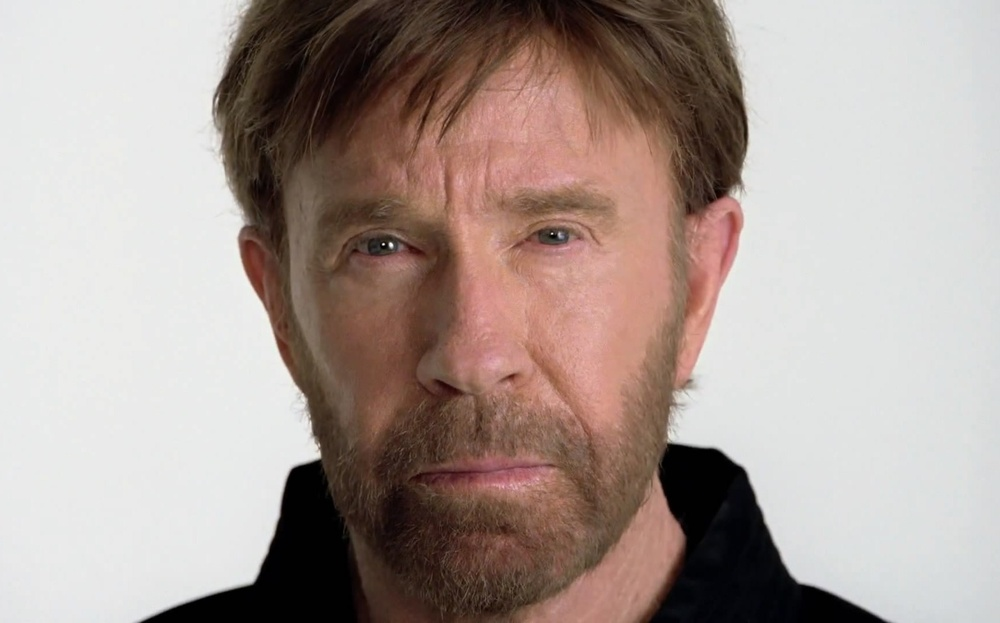
%> input picture GiST/Lab_Vaje/Vaja1/chuck.jpg, 1000 x 623 px, shrunk from 1734 x 1080 before the run
$ octave --eval "show_log_mag_spectrum(imread('chuck.jpg'));"   (GNU Octave 9; MATLAB toolbox functions it lacks are replaced by stand-ins)
%> lines starting %> are read from the running program, lines starting %| are printed output that depends on the picture
% Funkcija prikaze logaritem amplitudnega spektra slike X. ?e je X barvna
% slika, prikaze spekter sive slike X1 = mean(X,3);
%
% Avtor: Vitomir 둻ruc
% Datum: 12.4.2012
% Copyright (c) 2012 FE UL

function show_log_mag_spectrum(X)

[a,b,c] = size(X);
%> a = 623; b = 1000; c = 3

if c==1
    %to je siva slika
elseif c==3
    %to je barvna slika - pretvorimo v sivo
    X=mean(X,3);
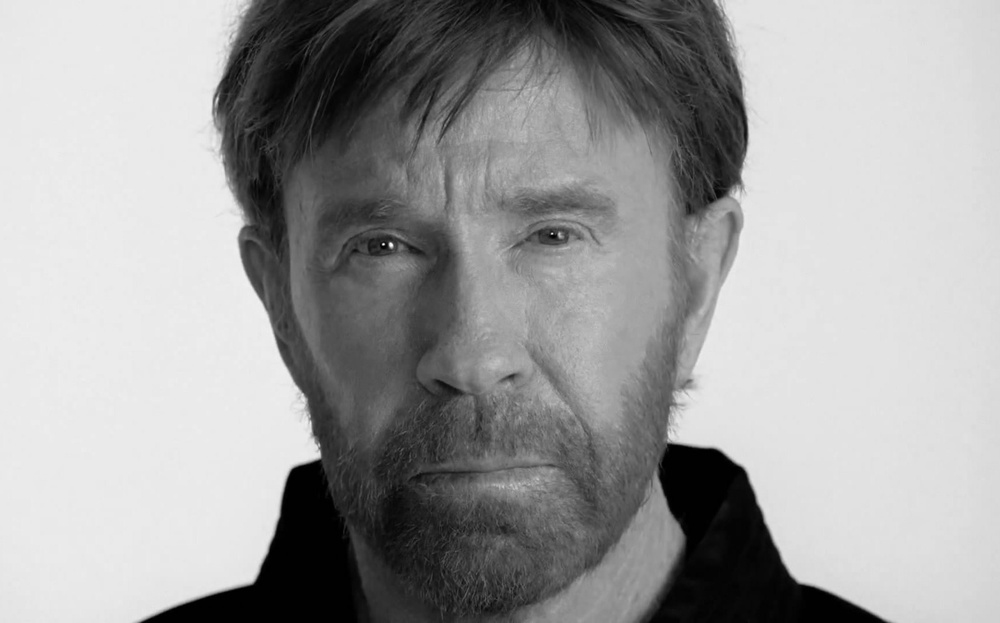
%> X: size 623x1000 double; min 0, max 252, mean 158
else
    error('show_log_mag_spectrum:wrgInput','Vhod ni ne barvna, ne siva slika');
end

% figure,
imshow(log(abs(fftshift(fft2(X)))),[])
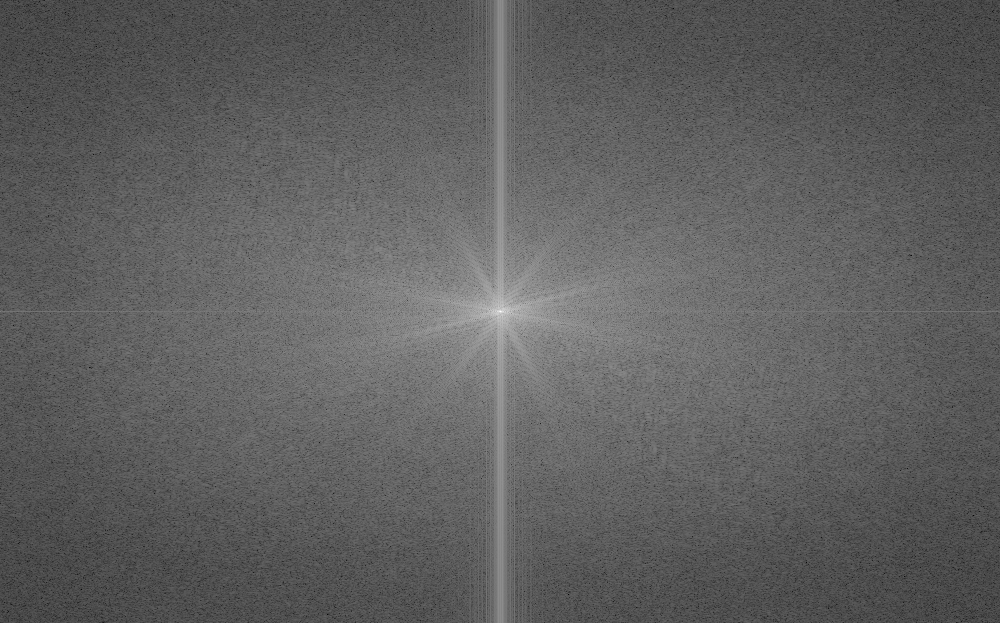
%> displayed picture: size 623x1000, on the screen's scale of 0 to 255; min 0, max 255, mean 95.3
title('Logaritem amplitudnega spektra slike')

$ run again, on GiST/Lab_Vaje/Vaja1/donny.jpeg
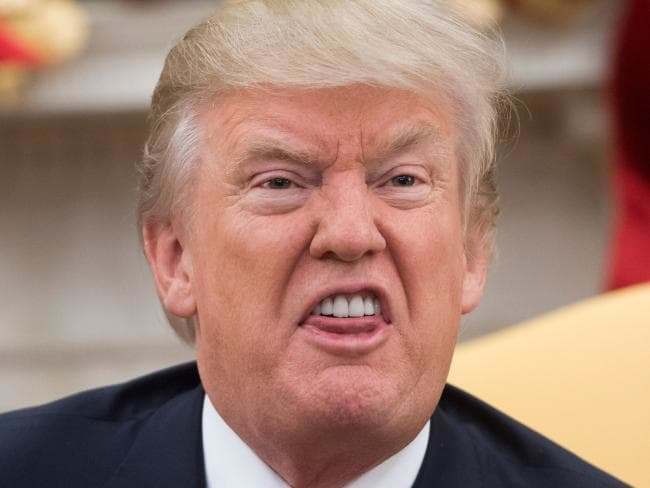
%> input picture GiST/Lab_Vaje/Vaja1/donny.jpeg, 650 x 488 px
%> in show_log_mag_spectrum, `X=mean(X,3);`:
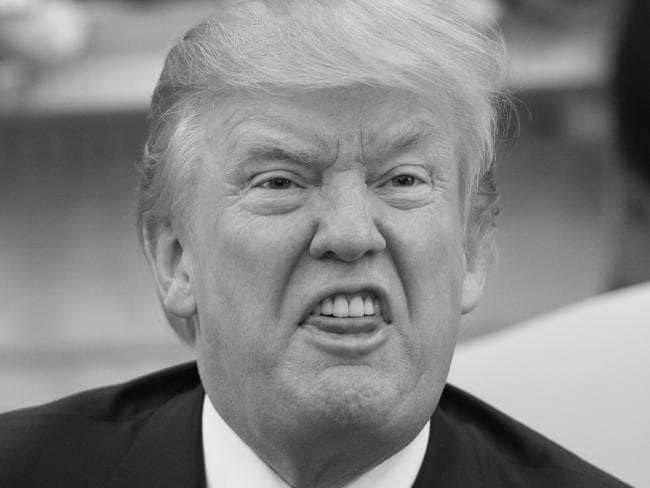
%> X: size 488x650 double; min 1.33, max 246, mean 133
%> in show_log_mag_spectrum, `imshow(log(abs(fftshift(fft2(X)))),[])`:
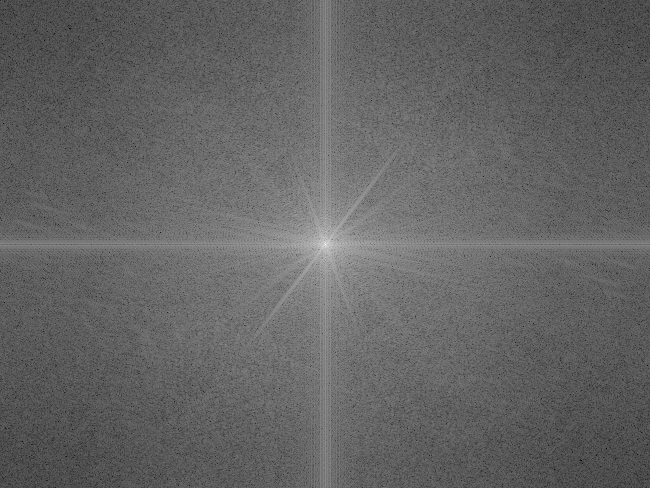
%> displayed picture: size 488x650, on the screen's scale of 0 to 255; min 0, max 255, mean 99.7
